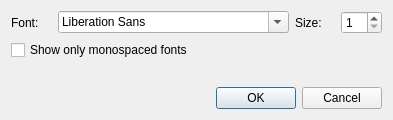
<?xml version="1.0" encoding="UTF-8"?>
<ui version="4.0">
 <class>FontDlg</class>
 <widget class="QDialog" name="FontDlg">
  <property name="geometry">
   <rect>
    <x>0</x>
    <y>0</y>
    <width>393</width>
    <height>120</height>
   </rect>
  </property>
  <property name="windowTitle">
   <string>Dialog</string>
  </property>
  <layout class="QVBoxLayout" name="verticalLayout">
   <item>
    <layout class="QHBoxLayout" name="horizontalLayout">
     <item>
      <widget class="QLabel" name="label">
       <property name="text">
        <string>Font:</string>
       </property>
      </widget>
     </item>
     <item>
      <widget class="QFontComboBox" name="fontComboBox"/>
     </item>
     <item>
      <widget class="QLabel" name="label_2">
       <property name="text">
        <string>Size:</string>
       </property>
      </widget>
     </item>
     <item>
      <widget class="QSpinBox" name="fontSize">
       <property name="minimum">
        <number>1</number>
       </property>
       <property name="maximum">
        <number>66</number>
       </property>
      </widget>
     </item>
    </layout>
   </item>
   <item>
    <widget class="QCheckBox" name="monospacedCheckBox">
     <property name="text">
      <string>Show only monospaced fonts</string>
     </property>
    </widget>
   </item>
   <item>
    <spacer name="verticalSpacer">
     <property name="orientation">
      <enum>Qt::Vertical</enum>
     </property>
     <property name="sizeHint" stdset="0">
      <size>
       <width>20</width>
       <height>4</height>
      </size>
     </property>
    </spacer>
   </item>
   <item>
    <widget class="QDialogButtonBox" name="buttonBox">
     <property name="orientation">
      <enum>Qt::Horizontal</enum>
     </property>
     <property name="standardButtons">
      <set>QDialogButtonBox::Cancel|QDialogButtonBox::Ok</set>
     </property>
    </widget>
   </item>
  </layout>
 </widget>
 <resources/>
 <connections>
  <connection>
   <sender>buttonBox</sender>
   <signal>accepted()</signal>
   <receiver>FontDlg</receiver>
   <slot>accept()</slot>
   <hints>
    <hint type="sourcelabel">
     <x>248</x>
     <y>254</y>
    </hint>
    <hint type="destinationlabel">
     <x>157</x>
     <y>274</y>
    </hint>
   </hints>
  </connection>
  <connection>
   <sender>buttonBox</sender>
   <signal>rejected()</signal>
   <receiver>FontDlg</receiver>
   <slot>reject()</slot>
   <hints>
    <hint type="sourcelabel">
     <x>316</x>
     <y>260</y>
    </hint>
    <hint type="destinationlabel">
     <x>286</x>
     <y>274</y>
    </hint>
   </hints>
  </connection>
 </connections>
</ui>
